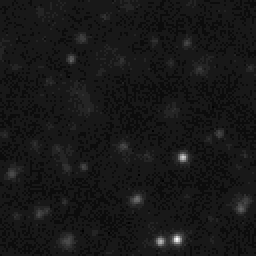
#> input picture test/auxiliary_files/test_0_0.tif, 128 x 128 px (shown 2 times larger)
$ python -i fit_z0.py   (imports and definitions only)
#> lines starting #> are read from the running program, lines starting #| are printed output that depends on the picture
#> further down, picture is the input picture: shape (128, 128); min 7, max 28, mean 8.9
"""Independent, alignment-only XY fit from the four native raw Z=0 images.

No volumetric fit is loaded. The separate reference image cannot measure Z.
Native inputs must already have raw.T[:, ::-1] orientation applied.
"""
import argparse
import datetime
import hashlib
import json
from pathlib import Path

import numpy as np
from scipy import ndimage
from scipy.optimize import least_squares
from scipy.spatial import cKDTree
import tifffile

FOVS = (13, 14, 25, 26)
EDGES = ((13, 14), (13, 26), (14, 25), (25, 26))
ORIGINS = {13: np.array([0., 0.]), 14: np.array([270., 0.]),
           25: np.array([270., -270.]), 26: np.array([0., -270.])}
CFG = dict(microns_per_pixel=.1493, camera_width_px=2048,
           detection_highpass_threshold_minimum=300., detection_noise_multiple=8.,
           detection_minimum_separation_px=7, detection_border_px=5,
           search_um=8., vote_bin_um=.30, train_match_gate_um=.90,
           heldout_match_gate_um=1.50, minimum_training_pairs=12,
           minimum_heldout_pairs=5, holdout_end_fraction=.20,
           xy_median_gate_px=1., xy_p95_gate_px=2.)


def hash_file(path):
    return hashlib.sha256(Path(path).read_bytes()).hexdigest()


def detect(image):
    """Subpixel positive-signal centroids around isolated high-pass maxima."""
    image = np.asarray(image, np.float32)
    high = ndimage.gaussian_filter(image, .7)-ndimage.gaussian_filter(image, 4.5)
    noise_image = image-ndimage.gaussian_filter(image, 1.)
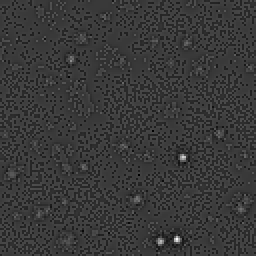
#> noise_image: shape (128, 128) float32 (shown 2 times larger); min -1.65, max 5.71, mean -7.8e-09; drawn with min black and max white
    noise = float(1.4826*np.median(np.abs(noise_image-np.median(noise_image))))
#> noise = 0.373
    threshold = max(CFG['detection_highpass_threshold_minimum'],
                    CFG['detection_noise_multiple']*noise)
#> threshold = 300
    maxima = (high == ndimage.maximum_filter(high, CFG['detection_minimum_separation_px'])) & (high > threshold)
#> maxima: shape (128, 128) bool; every value is 0
    border = CFG['detection_border_px']
    maxima[:border] = False; maxima[-border:] = False
    maxima[:, :border] = False; maxima[:, -border:] = False
    yy, xx = np.nonzero(maxima)
#> yy = empty array; xx = empty array
    points, amplitudes, rejected = [], [], 0
    gy, gx = np.mgrid[-3:4, -3:4]
    for y, x in zip(yy, xx):
        patch = high[y-3:y+4, x-3:x+4]
        if np.max(image[y-2:y+3, x-2:x+3]) >= 65530:
            rejected += 1
            continue
        weights = np.maximum(patch-.15*high[y, x], 0)
        total = weights.sum()
        if total <= 0:
            rejected += 1
            continue
        dx, dy = float((weights*gx).sum()/total), float((weights*gy).sum()/total)
        if abs(dx) > 1.5 or abs(dy) > 1.5:
            rejected += 1
            continue
        points.append([x+dx, y+dy]); amplitudes.append(float(high[y, x]))
#> this loop made 0 passes
#> after the loop, amplitudes = []; points = []; rejected = 0
    return np.asarray(points, float).reshape(-1, 2)*CFG['microns_per_pixel'], np.asarray(amplitudes), {
        'noise_robust_adu': noise, 'threshold_highpass_adu': threshold,
        'local_maxima': int(len(yy)), 'retained_features': len(points),
        'saturated_or_unstable_rejected': rejected,
        'detector_note': 'Features are bright pointlike reference-image peaks; identity as fiducial beads requires image inspection.'}


# [83 lines left out: functions split_edge, reciprocal, fit_translation, stats, basis, not called in this run]


def apply_global(points, fov, model):
    p = np.asarray(points, float)
    return p+np.asarray(model['models'][str(fov)]['stage_origin_xy_um'])+basis(p)@np.asarray(model['models'][str(fov)]['coefficients_6x2_um'])


# [11 lines left out: function inverse_global, not called in this run]


# Public renderer API: (...,2) native/global XY in micrometers.
apply_xy = apply_global
inverse_xy = inverse_global


# [182 lines left out: functions joint_model, assess, plot, main, not called in this run]


# [2 lines not run here, left out]

>>> import cv2
>>> picture = cv2.imread('../../../../test/auxiliary_files/test_0_0.tif', cv2.IMREAD_GRAYSCALE)
>>> result = detect(picture)

$ run again, on test/auxiliary_files/test_0_2.tif
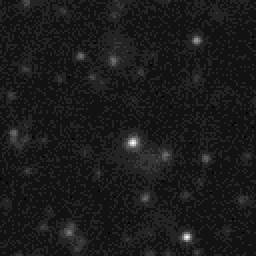
#> input picture test/auxiliary_files/test_0_2.tif, 128 x 128 px (shown 2 times larger)
#> picture is the input picture: shape (128, 128); min 7, max 21, mean 8.5
#> in detect, `noise_image = image-ndimage.gaussian_filter(image, 1.)`:
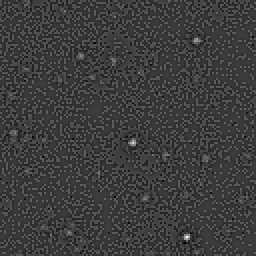
#> noise_image: shape (128, 128) float32 (shown 2 times larger); min -1.36, max 4.26, mean 1.66e-08; drawn with min black and max white
#> noise = 0.308
#> threshold = 300
#> maxima: shape (128, 128) bool; every value is 0
#> yy = empty array
#> after the loop in detect, `for y, x in zip(yy, xx):`: amplitudes = []; rejected = 0

$ run again, on test/auxiliary_files/test_0_4.tif
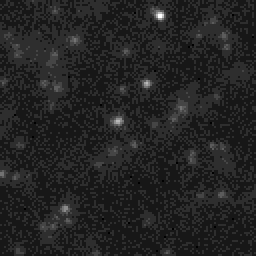
#> input picture test/auxiliary_files/test_0_4.tif, 128 x 128 px (shown 2 times larger)
#> picture is the input picture: shape (128, 128); min 7, max 18, mean 8.52
#> in detect, `high = ndimage.gaussian_filter(image, .7)-ndimage.gaussian_filter(imag..`:
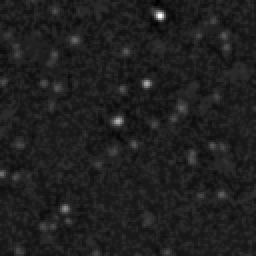
#> high: shape (128, 128) float32 (shown 2 times larger); min -1, max 7.03, mean 1.14e-08; drawn with min black and max white
#> in detect, `noise_image = image-ndimage.gaussian_filter(image, 1.)`:
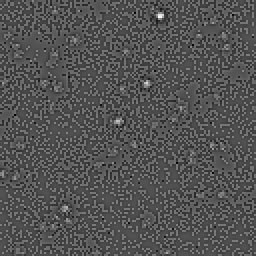
#> noise_image: shape (128, 128) float32 (shown 2 times larger); min -1.4, max 2.87, mean 1.64e-08; drawn with min black and max white
#> noise = 0.388
#> threshold = 300
#> maxima: shape (128, 128) bool; every value is 0
#> yy = empty array
#> after the loop in detect, `for y, x in zip(yy, xx):`: amplitudes = []; rejected = 0
